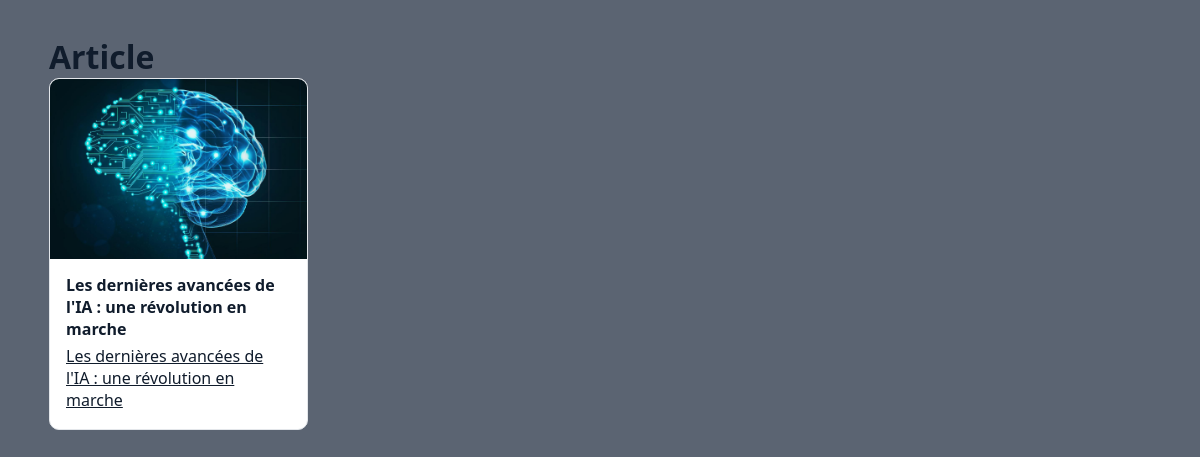
The page / on the database its author committed.
### page/models.py (models this page shows, shortened)
class Article (models.Model):
    nom = models.CharField(max_length=100)
    description = models.TextField()
    image = models.ImageField(upload_to='articles/', blank=True, null=True)
    auteur = models.ForeignKey(User,on_delete=models.CASCADE, related_name='articles')

### page/views.py (the view)
# urls.py: path("", views.viewArticle, name='viewArticle'),
def viewArticle(request):
    articles = Article.objects.all()
    return render(request,'page/index.html',{'articles': articles})

### page/templates/page/index.html (shortened to what this page needs)
<!DOCTYPE html>
<html lang="en">
<head>
</head>
<body>
    <main>
    {% block content %}
    <h1>Article</h1>
    <div class="produtos-grid">
        {% for article in articles %}
        <div class="produto-card">
            <div class="img-wrap">
                {% if article.image %}
                    <img src="{{ article.image.url }}" alt="{{ article.nom }}">
                {% else %}
                    <span class="img-placeholder">No image</span>
                {% endif %}
            </div>
            <div class="card-body">
                <span class="nome">{{ article.nom }}</span>
                <a href="{% url 'articleDetail' article.id %}">{{ article.nom }}</a>
            </div>
        </div>
        {% endfor %}
    </div>
    {% endblock %}
</main>
</body>
</html>

### page/templates/page/index.html (style rules this page uses)
:root { --ink: #101c2c; --ink-soft: #1c2c42; --paper: #f4f5f7; --card: #ffffff; --accent: #b9791a; --accent-dark: #96610f; --muted: #5b6472; --line: #e3e6ea; --ok: #1a7f4e; }
* { margin: 0; padding: 0; box-sizing: border-box; }
body { font-family: system-ui, -apple-system, "Segoe UI", sans-serif; color: var(--ink); background: var(--paper); display: flex; flex-direction: column; min-height: 100vh; background-color: #5b6472; }
a { color: inherit; }
main { flex: 1; width: 100%; max-width: 1150px; margin: 0 auto; padding: 2.2rem 1.5rem 3rem; }
.produtos-grid { display: grid; grid-template-columns: repeat(auto-fill, minmax(230px, 1fr)); gap: 1.4rem; }
.produto-card { background: var(--card); border: 1px solid var(--line); border-radius: 10px; overflow: hidden; display: flex; flex-direction: column; transition: transform 0.15s ease, box-shadow 0.15s ease; text-decoration: none; }
.produto-card .img-wrap { height: 180px; background: #eceef1; display: flex; align-items: center; justify-content: center; overflow: hidden; }
.produto-card img { width: 100%; height: 100%; object-fit: cover; }
.produto-card .card-body { padding: 0.9rem 1rem 1.1rem; display: flex; flex-direction: column; gap: 0.35rem; flex: 1; }
.produto-card .nome { font-weight: 600; font-size: 1rem; }

### rows shown on the page
Article: image (picture), nom "Les dernières avancées de l'IA : une révolution en marche"
